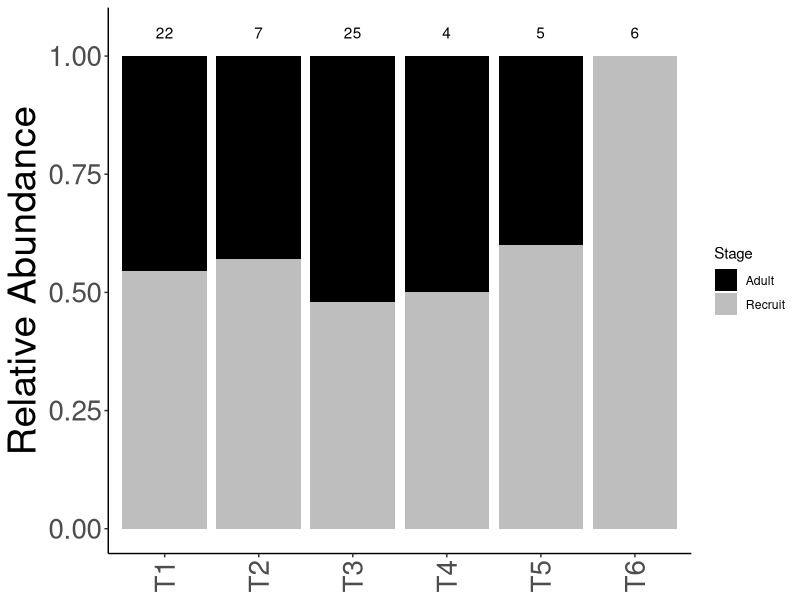
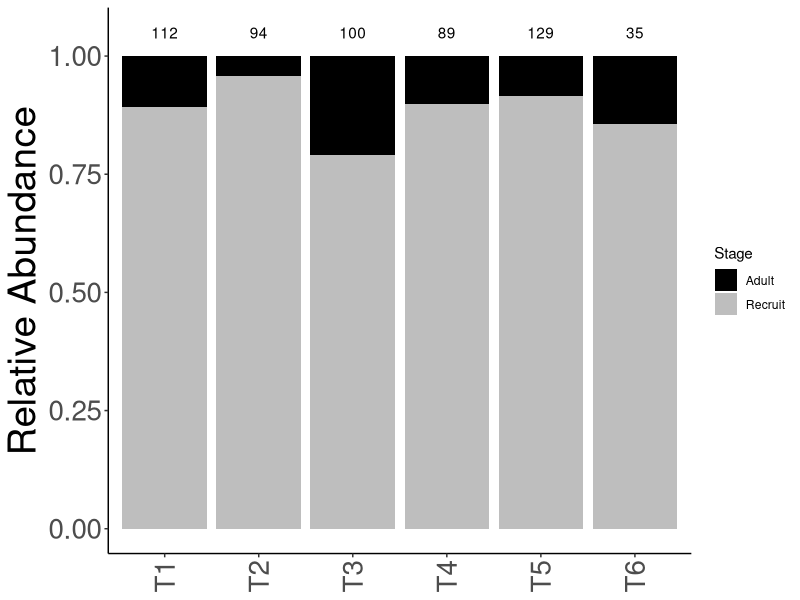
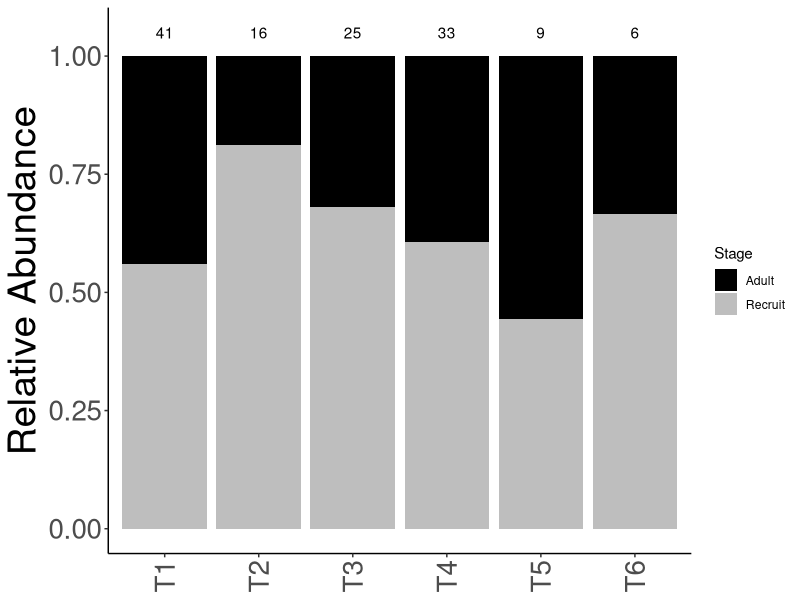
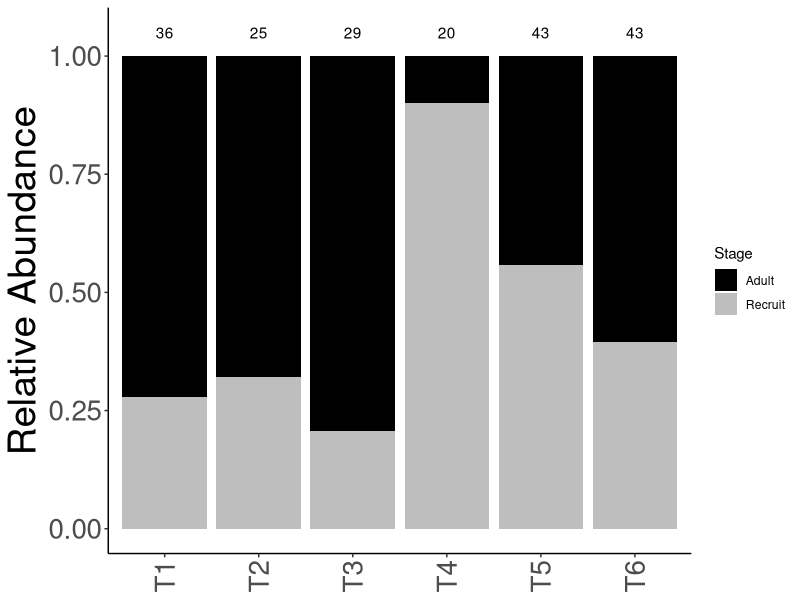
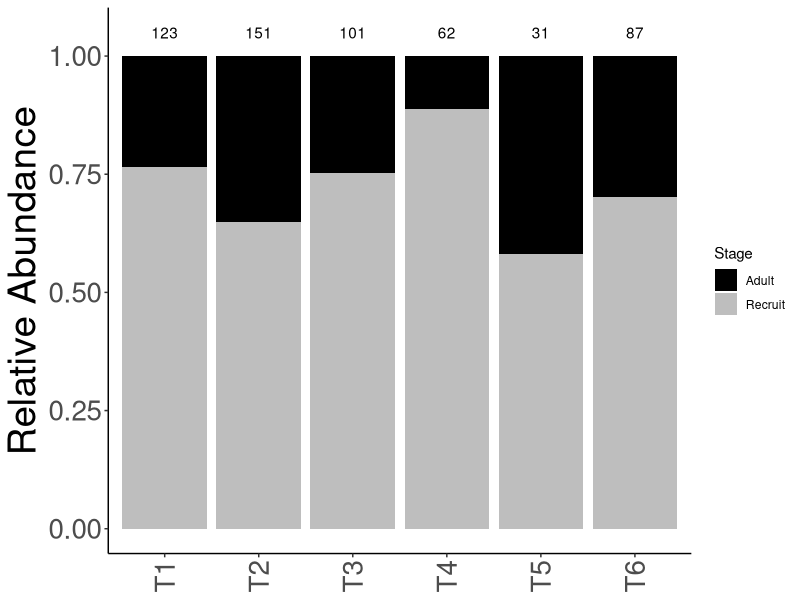
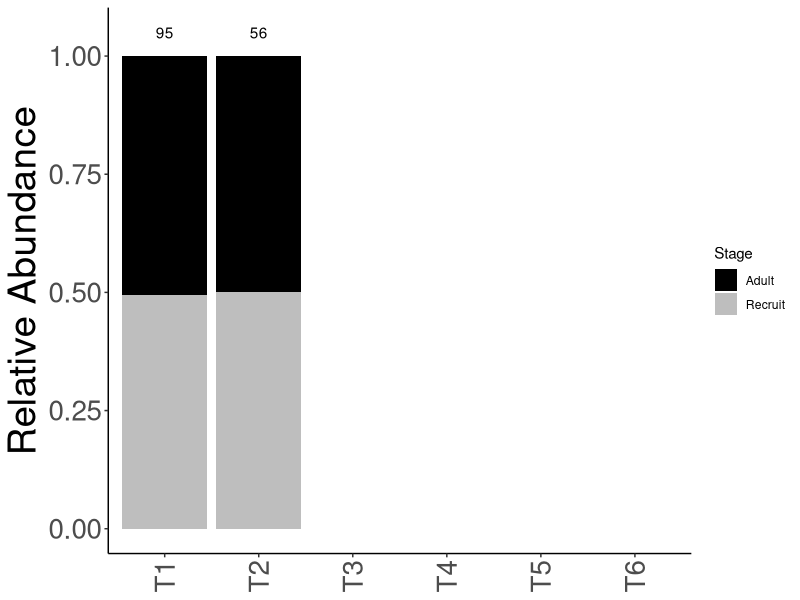
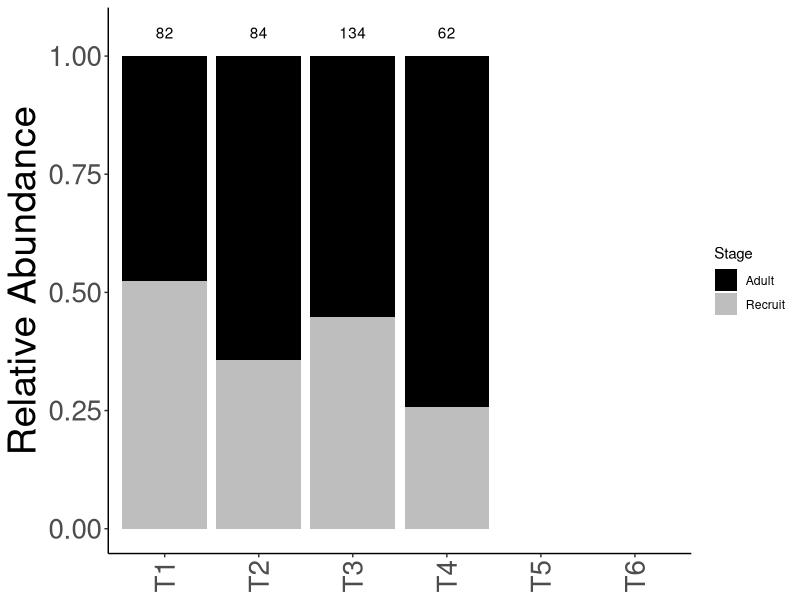
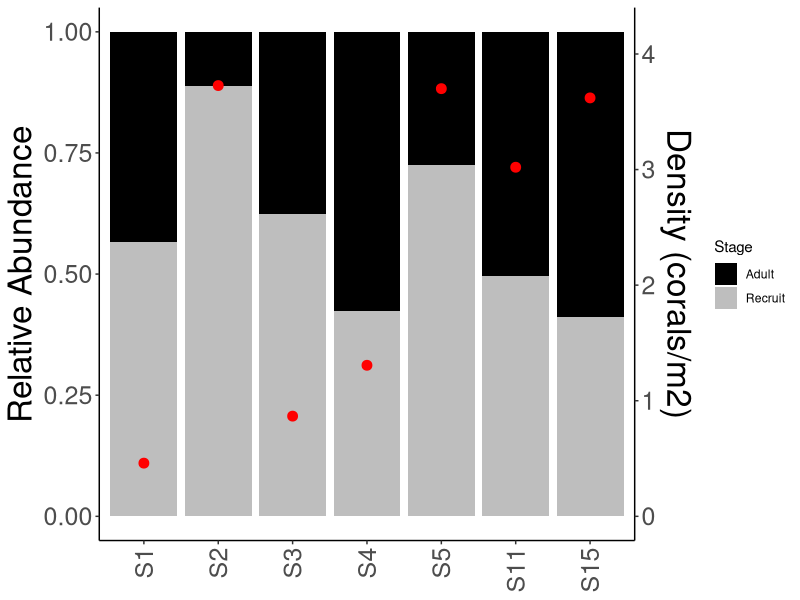

R code for these plots, in order:
## ---- chunk 1
knitr::opts_chunk$set(echo = FALSE)
## ---- chunk 2
library("ggplot2")
library("ggpubr")
library("tidyverse")

## ---- chunk 3
data <- read.csv("Data/POC_RA_lifestage.csv")

#Sanity checks of data
unique(data$Stage)
unique(data$Site)
unique(data$Transect)

#remove NA
data <- data %>%
  filter(Stage!="NA")

#make a site transect group
data$group <- paste0(data$Site, " ", data$Transect)

## ---- chunk 4

Rel.Abund <- data %>%
  group_by(Site, Transect, group, Stage) %>%
  tally() %>% 
  mutate(freq = prop.table(n)) %>% 
  mutate(tot = sum(n))

sample.sizes <- Rel.Abund %>%
 filter(row_number() %% 2 == 1)

Rel.Abund$Site <- factor(Rel.Abund$Site, levels=c("S1", "S2", "S3", "S4", "S5", "S11", "S15"))
Rel.Abund$Site

#"S4"  "S3"  "S5"  "S1"  "S15" "S2"  "S11"

## ---- chunk 5

S1.sample.sizes <- sample.sizes %>%
  filter(Site=="S1")

S2.sample.sizes <- sample.sizes %>%
  filter(Site=="S2")

S3.sample.sizes <- sample.sizes %>%
  filter(Site=="S3")

S4.sample.sizes <- sample.sizes %>%
  filter(Site=="S4")

S5.sample.sizes <- sample.sizes %>%
  filter(Site=="S5")

S11.sample.sizes <- sample.sizes %>%
  filter(Site=="S11")

S15.sample.sizes <- sample.sizes %>%
  filter(Site=="S15")

## ---- chunk 6

S1.plot <- Rel.Abund %>%
  filter(Site=="S1") %>%
ggplot(., aes(x = Transect, y = freq, fill=Stage)) +
  geom_col() +
  scale_fill_manual(values = c("black", "grey"))+
    geom_text( data = S1.sample.sizes,aes(x = Transect, y = 1.05, label = tot)) +
  labs(
    x = NULL,
    y = "Relative Abundance",
    fill = "Stage") +
  theme_classic() + 
  theme(axis.text.x = element_text(angle = 90, vjust = 0.5, hjust=1, size=20))+
  theme(axis.text.y = element_text(size=20))+
  theme(axis.title.y = element_text(size=28))+
  theme(axis.line=element_line()) 

S2.plot <- Rel.Abund %>%
  filter(Site=="S2") %>%
ggplot(., aes(x = Transect, y = freq, fill=Stage)) +
  geom_col() +
  scale_fill_manual(values = c("black", "grey"))+
    geom_text( data = S2.sample.sizes,aes(x = Transect, y = 1.05, label = tot)) +
  labs(
    x = NULL,
    y = "Relative Abundance",
    fill = "Stage") +
  theme_classic() + 
  theme(axis.text.x = element_text(angle = 90, vjust = 0.5, hjust=1, size=20))+
  theme(axis.text.y = element_text(size=20))+
  theme(axis.title.y = element_text(size=28))+
  theme(axis.line=element_line()) 

S3.plot <- Rel.Abund %>%
  filter(Site=="S3") %>%
ggplot(., aes(x = Transect, y = freq, fill=Stage)) +
  geom_col() +
  scale_fill_manual(values = c("black", "grey"))+
    geom_text( data = S3.sample.sizes,aes(x = Transect, y = 1.05, label = tot)) +
  labs(
    x = NULL,
    y = "Relative Abundance",
    fill = "Stage") +
  theme_classic() + 
  theme(axis.text.x = element_text(angle = 90, vjust = 0.5, hjust=1, size=20))+
  theme(axis.text.y = element_text(size=20))+
  theme(axis.title.y = element_text(size=28))+
  theme(axis.line=element_line()) 

S4.plot <- Rel.Abund %>%
  filter(Site=="S4") %>%
ggplot(., aes(x = Transect, y = freq, fill=Stage)) +
  geom_col() +
  scale_fill_manual(values = c("black", "grey"))+
    geom_text( data = S4.sample.sizes,aes(x = Transect, y = 1.05, label = tot)) +
  labs(
    x = NULL,
    y = "Relative Abundance",
    fill = "Stage") +
  theme_classic() + 
  theme(axis.text.x = element_text(angle = 90, vjust = 0.5, hjust=1, size=20))+
  theme(axis.text.y = element_text(size=20))+
  theme(axis.title.y = element_text(size=28))+
  theme(axis.line=element_line()) 

S5.plot <- Rel.Abund %>%
  filter(Site=="S5") %>%
ggplot(., aes(x = Transect, y = freq, fill=Stage)) +
  geom_col() +
  scale_fill_manual(values = c("black", "grey"))+
    geom_text( data = S5.sample.sizes,aes(x = Transect, y = 1.05, label = tot)) +
  labs(
    x = NULL,
    y = "Relative Abundance",
    fill = "Stage") +
  theme_classic() + 
  theme(axis.text.x = element_text(angle = 90, vjust = 0.5, hjust=1, size=20))+
  theme(axis.text.y = element_text(size=20))+
  theme(axis.title.y = element_text(size=28))+
  theme(axis.line=element_line()) 

S11.plot.data <- Rel.Abund %>%
  filter(Site=="S11") 
  
extra.11 <-  data.frame (Site  = c("S11","S11","S11","S11","S11","S11","S11","S11"),
                  Transect = c("T3", "T3","T4", "T4","T5", "T5","T6", "T6"),
                  group = c("S11 T3","S11 T3","S11 T4","S11 T4","S11 T5","S11 T5","S11 T6","S11 T6"), 
                  Stage = c("Adult", "Recruit","Adult", "Recruit","Adult", "Recruit","Adult", "Recruit"),
                  n= c(0,0,0,0,0,0,0,0),
                  freq = c(0,0,0,0,0,0,0,0),
                  tot = c(0,0,0,0,0,0,0,0))

S11.plot.data <- rbind(S11.plot.data, extra.11)

S11.plot <- S11.plot.data %>%
ggplot(., aes(x = Transect, y = freq, fill=Stage)) +
  geom_col() +
  scale_fill_manual(values = c("black", "grey"))+
  scale_x_discrete(drop = FALSE) +
    geom_text( data = S11.sample.sizes,aes(x = Transect, y = 1.05, label = tot)) +
  labs(
    x = NULL,
    y = "Relative Abundance",
    fill = "Stage") +
  theme_classic() + 
  theme(axis.text.x = element_text(angle = 90, vjust = 0.5, hjust=1, size=20))+
  theme(axis.text.y = element_text(size=20))+
  theme(axis.title.y = element_text(size=28))+
  theme(axis.line=element_line()) 

S15.plot.data <- Rel.Abund %>%
  filter(Site=="S15") 
  
extra.15 <-  data.frame (Site  = c("S15","S15","S15","S15"),
                  Transect = c("T5", "T5","T6", "T6"),
                  group = c("S15 T5","S15 T5","S15 T6","S15 T6"), 
                  Stage = c("Adult", "Recruit","Adult", "Recruit"),
                  n= c(0,0,0,0),
                  freq = c(0,0,0,0),
                  tot = c(0,0,0,0))

S15.plot.data <- rbind(S15.plot.data, extra.11)
  
  
S15.plot <- S15.plot.data %>%
ggplot(., aes(x = Transect, y = freq, fill=Stage)) +
  geom_col() +
  scale_fill_manual(values = c("black", "grey"))+
  scale_x_discrete(drop = FALSE) +
    geom_text( data = S15.sample.sizes,aes(x = Transect, y = 1.05, label = tot)) +
  labs(
    x = NULL,
    y = "Relative Abundance",
    fill = "Stage") +
  theme_classic() + 
  theme(axis.text.x = element_text(angle = 90, vjust = 0.5, hjust=1, size=20))+
  theme(axis.text.y = element_text(size=20))+
  theme(axis.title.y = element_text(size=28))+
  theme(axis.line=element_line()) 

ggsave("Output/S1_RA.jpg", S1.plot, height=4, width=5)
ggsave("Output/S2_RA.jpg", S2.plot, height=4, width=5)
ggsave("Output/S3_RA.jpg", S3.plot, height=4, width=5)
ggsave("Output/S4_RA.jpg", S4.plot, height=4, width=5)
ggsave("Output/S5_RA.jpg", S5.plot, height=4, width=5)
ggsave("Output/S11_RA.jpg", S11.plot, height=4, width=5)
ggsave("Output/S15_RA.jpg", S15.plot, height=4, width=5)

## ---- chunk 7

#50m x 0.5m is the area of a transect
Rel.Abund.Site <- data %>%
  group_by(Site, Stage) %>%
  tally() %>% 
  mutate(freq = prop.table(n)) %>% 
  mutate(tot = sum(n))

Rel.Abund.Site$Site <- factor(Rel.Abund.Site$Site, levels=c("S1", "S2", "S3", "S4", "S5", "S11", "S15"))
Rel.Abund.Site$Site

site.sample.sizes <- Rel.Abund.Site %>%
 filter(row_number() %% 2 == 1)

#calculate the number of transects to get density per site
density <- data %>%
  group_by(Site, Transect) %>%
  tally() 

site.density <- density %>%
  group_by(Site) %>%
  summarise(total=sum(n), 
            transect.number = length(unique(Transect))) %>%
  mutate(density = total/(transect.number*25))

scale_factor <- max(site.density$density) /max(Rel.Abund.Site$freq) 


Site.plot <- Rel.Abund.Site %>%
ggplot(., aes(x = Site, y = freq)) +
  geom_col(aes(x = Site, y = freq, fill=Stage)) +
  scale_fill_manual(values = c("black", "grey"))+
  geom_point(data =site.density, aes(x=Site, y=density/scale_factor), color = "red", size=3) +
  #scale_y_continuous("Relative Abundance", sec.axis = dup_axis(name = "Density (corals/m2)")) +
  scale_y_continuous("Relative Abundance", sec.axis=sec_axis(~.*scale_factor, name="Density (corals/m2)")) +
  theme_classic() + 
  theme(axis.text.x = element_text(angle = 90, vjust = 0.5, hjust=1, size=18),
        axis.text.y = element_text(size=18),
        axis.title.y = element_text(size=24),
        axis.title.x = element_blank(),
        axis.line=element_line()) 

ggsave("Output/Site_RA.jpg", Site.plot, height=4, width=5)
